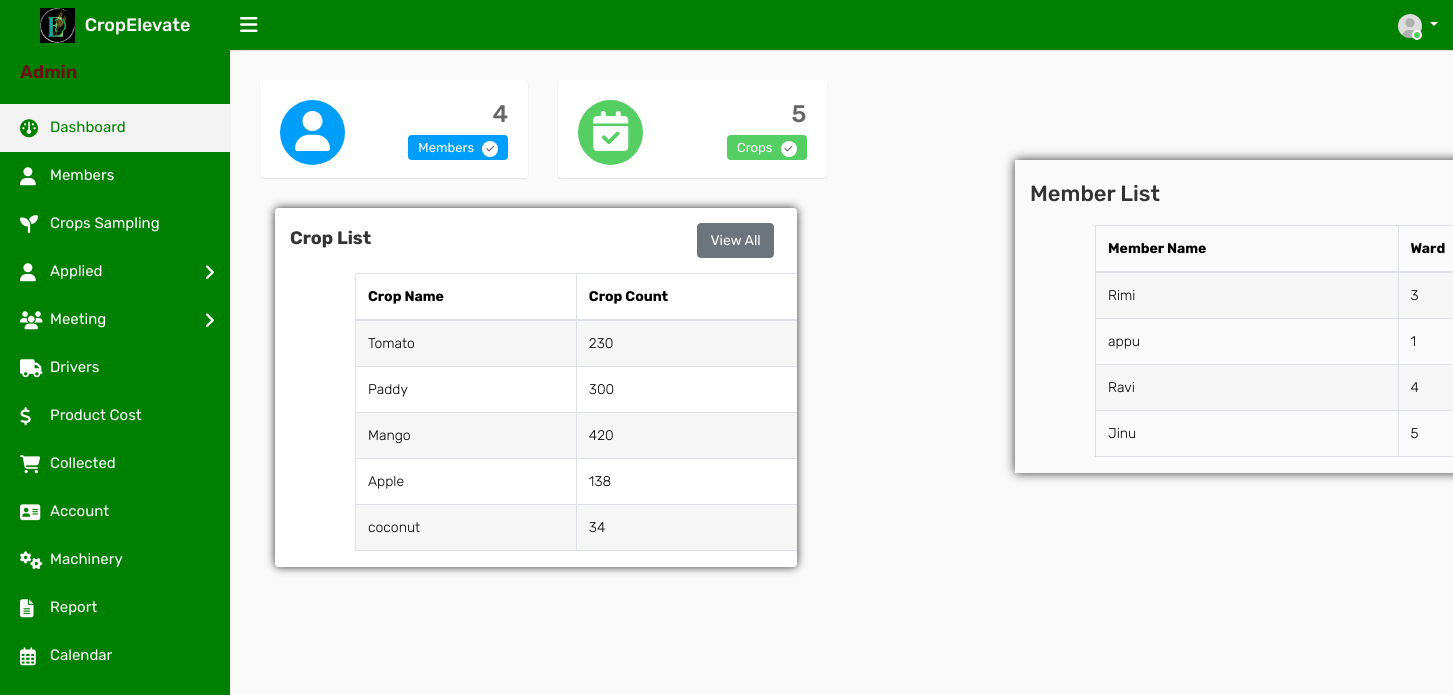
Page /adindex on the committed database.
### ceapp/models.py (models this page shows, shortened)
class Crop(models.Model):
    Namec = models.CharField(max_length=100)
    des = models.TextField()
    start_date = models.DateField(null=True, blank=True)
    end_date = models.DateField(null=True, blank=True)
    count = models.PositiveIntegerField(default=0)
    crop_photo = models.ImageField(upload_to='crop_photos/', blank=True, null=True)
    is_active = models.BooleanField(default=True)
    created_at = models.DateTimeField(auto_now_add=True)
    current = models.BooleanField(default=False)

class Member(models.Model):
    user = models.ForeignKey(CustomUser, on_delete=models.CASCADE, blank=True, null=True)
    Name = models.CharField(max_length=100,null=True, blank=True)
    email = models.EmailField(max_length=100,null=True, blank=True)
    admin_set_password = models.CharField(max_length=128, blank=True, null=True)
    dob = models.CharField(max_length=100,null=True, blank=True)
    address = models.TextField()
    district= models.CharField(max_length=100,null=True, blank=True)
    taluk = models.CharField(max_length=255, null=True, blank=True)
    Panchayat = models.CharField(max_length=100,null=True, blank=True)
    wardname = models.CharField(max_length=100,null=True, blank=True)
    wardno = models.IntegerField(max_length=100,null=True, blank=True)
    postal = models.IntegerField()
    phone = models.IntegerField()
    bio=models.TextField()
    profile_photo = models.ImageField(upload_to='profile_photos/', blank=True, null=True)
    amob = models.IntegerField(max_length=100,null=True, blank=True)
    aemail = models.CharField(max_length=255, null=True, blank=True)
    degree = models.CharField(max_length=255, null=True, blank=True)
    institution = models.CharField(max_length=255, null=True,blank=True)
    reset_password = models.CharField(max_length=128, null=True, blank=True)  # New field for reset password
    is_active = models.BooleanField(default=True)

### ceapp/views.py (the view)
# urls.py: path('adindex',views.adindex,name='adindex'),
def adindex(request):
    me = Member.objects.all()
    me_count = me.count()
    c=Crop.objects.all()
    c_count=c.count()
    crops = Crop.objects.all()
    approval = ApplyCrop.objects.all()
    approval_count = approval.count()
    context = {'me': me, 'me_count': me_count,'c':c, 'c_count':c_count,'crops': crops ,'approval':approval,'approval_count':approval_count}
    return render(request, 'admintemp/adindex.html', context)

### templates/admintemp/adindex.html (shortened to what this page needs)
{% load static %}
<!DOCTYPE html>
<html lang="en">
<head>
    <link rel="stylesheet" type="text/css" href="{% static 'assets/css/bootstrap.min.css' %}">
    <link rel="stylesheet" type="text/css" href="{% static 'assets/css/font-awesome.min.css' %}">
    <link rel="stylesheet" type="text/css" href="{% static 'assets/css/style.css' %}">
    <link rel="stylesheet" href="https://cdnjs.cloudflare.com/ajax/libs/font-awesome/6.2.0/css/all.min.css">
    <link rel="stylesheet" href="https://cdn.jsdelivr.net/npm/@mdi/font/css/materialdesignicons.min.css">
</head>
<body>
    <div class="main-wrapper">
        <div class="header">
			<div class="header-left">
				<a href="{% url 'adindex' %}" class="logo">
					<img src="{% static 'assets/img/adminlogo1.png' %}" width="35" height="35" alt=""> <span>CropElevate</span>
				</a>
			</div>
			<a id="toggle_btn" href="javascript:void(0);"><i class="fa fa-bars"></i></a>
            <ul class="nav user-menu float-right">
                <li class="nav-item dropdown has-arrow">
                    <a href="#" class="dropdown-toggle nav-link user-link" data-toggle="dropdown">
                        <span class="user-img">
							<img class="rounded-circle" src="{% static 'assets/img/user.jpg' %}" width="24" alt="Admin">
							<span class="status online"></span>
						</span>
                    </a>
                </li>
            </ul>
        </div>
        <div class="sidebar" id="sidebar">
            <div class="sidebar-inner slimscroll">
                <div id="sidebar-menu" class="sidebar-menu">
                    <ul>
                        <li class="menu-title" style="color:#661414; font-weight:bold;"><h4><b>Admin</b></h4></li>
                        <li class="active">
                            <a href="{% url 'adindex' %}"><i class="fa fa-dashboard"></i> <span>Dashboard</span></a>
                        </li>
						<li>
                            <a href="{% url 'admember' %}" id="memind"><i class="fa fa-user"></i> <span>Members</span></a>
                        </li>
                        <li>
                            <a href="{% url 'adcrop' %}" id="cid"><i class="fas fa-seedling fa-2x"></i> <span>Crops Sampling</span></a>
                        </li>
                        <li class="submenu green-background">
                            <a href="#"><i class="fa fa-user"></i> Applied <span class="menu-arrow"></span></a>
                        </li>
                         <li class="submenu green-background">
                            <a href="#" id="met"><i class="fas fa-users fa-2x"></i>  Meeting<span class="menu-arrow"></span></a>
                        </li>
                        <li>
                            <a href="{% url 'driver' %}"><i class="fas fa-truck"></i> <span>Drivers</span></a>
                        </li>
                        <li>
                            <a href="{% url 'adproductcost' %} " id="pcostid"><i class="fas fa-dollar-sign"></i> <span>Product Cost</span></a>
                        </li>
                        <li>
                            <a href="{% url 'adselldetails' %}"><i class="fas fa-shopping-cart"></i> <span>Collected</span></a>
                        </li>
                        <li>
                            <a href="{% url 'all_accounts' %}"><i class="fa fa-address-card"></i> <span>Account</span></a>
                        </li>
                        <li>
                            <a href="{% url 'admachinery' %}"><i class="fas fa-cogs"></i> <span>Machinery</span></a>
                        </li>
                        <li>
                            <a href="{% url 'adreport' %}"><i class="fas fa-file-text"></i>
                            </i> <span>Report</span></a>
                        </li>
                        <li>
                            <a href="{% url 'adcalendar' %}"><i class="far fa-calendar-alt fa-2x"></i>
                                <span>Calendar</span></a>
                        </li>
                    </ul>
                </div>
            </div>
        </div>
        <div class="page-wrapper">
            <div class="content">
                <div class="row">
                    <div class="col-md-6 col-sm-6 col-lg-6 col-xl-3">
                        <div class="dash-widget">
							<span class="dash-widget-bg1"><i class="fa fa-user-o" aria-hidden="true"></i></span>
							<div class="dash-widget-info text-right">
								<h3>{{me_count}}</h3>
								<span class="widget-title1">Members <i class="fa fa-check" aria-hidden="true"></i></span>
							</div>
                        </div>
                    </div>
                    <div class="col-md-6 col-sm-6 col-lg-6 col-xl-3">
                        <div class="dash-widget">
                            <span class="dash-widget-bg2"><i class="fa fa-calendar-check-o"></i></span>
                            <div class="dash-widget-info text-right">
                                <h3>{{c_count}}</h3>
                                <span class="widget-title2">Crops <i class="fa fa-check" aria-hidden="true"></i></span>
                            </div>
                        </div>
                    </div>
					</div>
                    <div class="col-12 col-md-6 col-lg-8 col-xl-8">
                        <div class="card">
                            <div class="card-header">
                                <h4 class="card-title d-inline-block" style="font-weight:bold;">Crop List</h4>
                                <a href="{% url 'adcrop' %}" class="btn btn-secondary float-right mr-2">View All</a>
                            </div>
                            <div class="table-responsive ml-auto">
                                <table class="table table-bordered table-striped">
                                    <thead>
                                        <tr>
                                            <th>Crop Name</th>
                                            <th>Crop Count</th>
                                        </tr>
                                    </thead>
                                    <tbody>
                                        {% for crop in crops %}
                                        <tr>
                                            <td>{{ crop.Namec }}</td>
                                            <td>{{ crop.count }}</td>
                                        </tr>
                                        {% endfor %}
                                    </tbody>
                                </table>
                            </div>
                        </div>
                    </div>
    </div>
</div>
<div class="col-12 col-md-6 col-lg-6 col-xl-6">
    <div class="card2">
        <div class="card2-header"><br>
            <h4 class="card-title d-inline-block" style="margin-left:15px; font-size:22px;">Member List</h4>
        </div>
        <div class="table-responsive ml-auto">
            <table class="table table-bordered table-striped">
                <thead>
                    <tr>
                        <th>Member Name</th>
                        <th>Ward</th>
                    </tr>
                </thead>
                <tbody>
                    {% for member in me %}
                    <tr>
                        <td>{{ member.Name }}</td>
                        <td>{{ member.wardno }}</td>
                    </tr>
                    {% endfor %}
                </tbody>
            </table>
        </div>
    </div>
    </div>
</div>
</body>
</html>

### rows in the picture
Crop: Namec "Tomato", count "230"
Crop: Namec "Paddy", count "300"
Crop: Namec "Mango", count "420"
Crop: Namec "Apple", count "138"
Crop: Namec "coconut", count "34"
Member: Name "Rimi", wardno "3"
Member: Name "appu", wardno "1"
Member: Name "Ravi", wardno "4"
Member: Name "Jinu", wardno "5"

### other values in the picture
{{ me_count }} "4"
{{ c_count }} "5"
